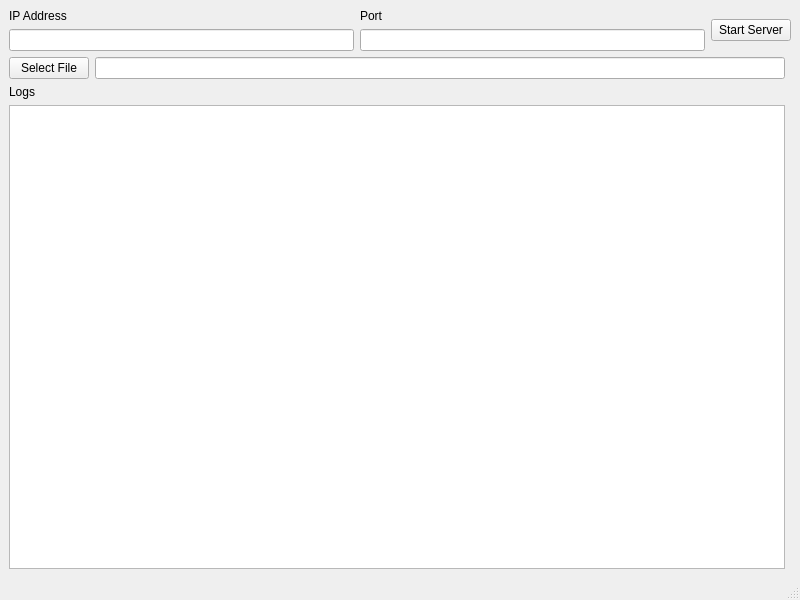
<?xml version="1.0" encoding="UTF-8"?>
<ui version="4.0">
 <class>MainWindow</class>
 <widget class="QMainWindow" name="MainWindow">
  <property name="geometry">
   <rect>
    <x>0</x>
    <y>0</y>
    <width>800</width>
    <height>600</height>
   </rect>
  </property>
  <property name="windowTitle">
   <string>MainWindow</string>
  </property>
  <widget class="QWidget" name="centralwidget">
   <layout class="QGridLayout" name="gridLayout">
    <item row="2" column="0">
     <widget class="QLabel" name="label_4">
      <property name="text">
       <string>Logs</string>
      </property>
     </widget>
    </item>
    <item row="0" column="0" colspan="3">
     <layout class="QHBoxLayout" name="horizontalLayout">
      <property name="sizeConstraint">
       <enum>QLayout::SizeConstraint::SetDefaultConstraint</enum>
      </property>
      <item>
       <layout class="QVBoxLayout" name="verticalLayout_2">
        <property name="sizeConstraint">
         <enum>QLayout::SizeConstraint::SetMaximumSize</enum>
        </property>
        <item>
         <widget class="QLabel" name="label">
          <property name="text">
           <string>IP Address</string>
          </property>
         </widget>
        </item>
        <item>
         <widget class="QLineEdit" name="ipAddressLineEdit"/>
        </item>
       </layout>
      </item>
      <item>
       <layout class="QVBoxLayout" name="verticalLayout_3" stretch="0,0">
        <property name="sizeConstraint">
         <enum>QLayout::SizeConstraint::SetMinimumSize</enum>
        </property>
        <item>
         <widget class="QLabel" name="label_2">
          <property name="text">
           <string>Port</string>
          </property>
         </widget>
        </item>
        <item>
         <widget class="QLineEdit" name="portLineEdit">
          <property name="sizePolicy">
           <sizepolicy hsizetype="Expanding" vsizetype="Minimum">
            <horstretch>0</horstretch>
            <verstretch>0</verstretch>
           </sizepolicy>
          </property>
         </widget>
        </item>
       </layout>
      </item>
      <item>
       <widget class="QPushButton" name="startServerBtn">
        <property name="text">
         <string>Start Server</string>
        </property>
       </widget>
      </item>
     </layout>
    </item>
    <item row="1" column="1">
     <widget class="QLineEdit" name="filePathLineEdit">
      <property name="readOnly">
       <bool>true</bool>
      </property>
     </widget>
    </item>
    <item row="3" column="0" colspan="2">
     <widget class="QTextBrowser" name="logsTextBrowser"/>
    </item>
    <item row="1" column="0">
     <widget class="QPushButton" name="selectFileBtn">
      <property name="maximumSize">
       <size>
        <width>100</width>
        <height>16777215</height>
       </size>
      </property>
      <property name="text">
       <string>Select File</string>
      </property>
     </widget>
    </item>
   </layout>
  </widget>
  <widget class="QMenuBar" name="menubar">
   <property name="geometry">
    <rect>
     <x>0</x>
     <y>0</y>
     <width>800</width>
     <height>20</height>
    </rect>
   </property>
  </widget>
  <widget class="QStatusBar" name="statusbar"/>
 </widget>
 <resources/>
 <connections/>
</ui>
